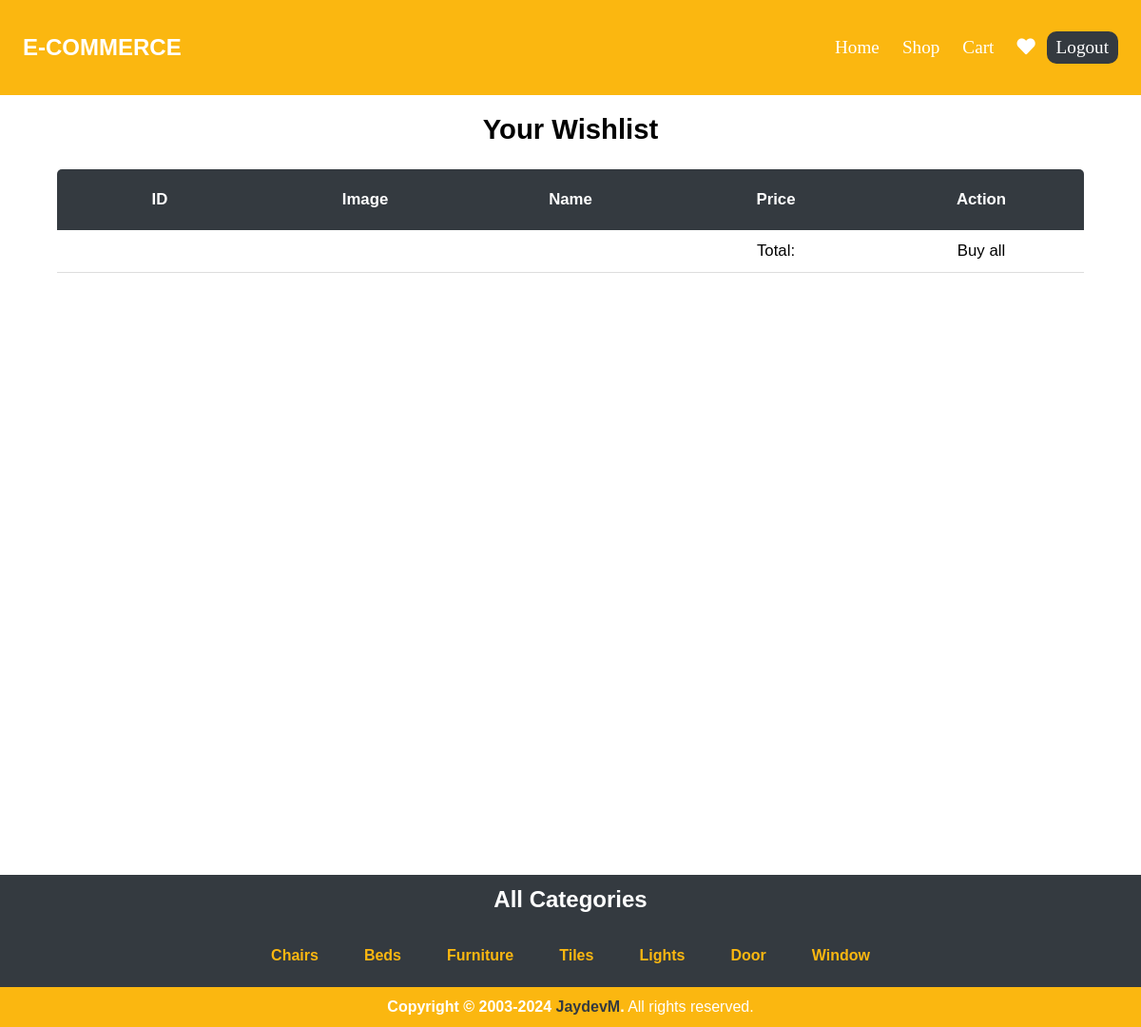
The page /ecom/wishlist.php (signed in) on the database its author committed.
### tables this page shows
CREATE TABLE `category` (
  `id` int(11) NOT NULL,
  `name` varchar(255) NOT NULL
);

### ecom/wishlist.php (the view, shortened to what this page needs)
<?php
include 'config/dbconnection.php';
?>
<!DOCTYPE html>
<html lang="en">
<head>
    <link rel="stylesheet" href="include/css/main.css">
    <link rel="stylesheet" href="assets/plugins/fontawesome-free/css/all.min.css">
</head>
<body class="hold-transition sidebar-mini layout-fixed">
    <div class="wrapper" id="wrapper">
        <header>
            <nav>
                <a href="index.php">
                    <h1>E-COMMERCE</h1>
                </a>
                <div class="navlink">
                    <a href="index.php">
                        <h4>Home</h4>
                    </a>
                    <a href="shop.php">
                        <h4>Shop</h4>
                    </a>
                    <a href="addtocart.php">
                        <h4>Cart</h4>
                    </a>
                    <a href="wishlist.php">
                        <h4><?php
                            if (isset($_SESSION['user'])) {
                                echo"<i class='fas fa-heart'></i>";
                            }?></h4>
                    </a>
                    <a href="logout.php" id="log">
                        <h4><?php
                            if (isset($_SESSION['user'])) {
                                echo "Logout";
                            } else {
                                echo "<script>document.write('Login');</script>";
                            }
                            ?>
                        </h4>
                    </a>
                </div>
            </nav>
        </header>
        <main>
            <div class="content">
                <section class="table-container">
                    <div class="table-content">
                        <div class="db-title">
                            <h3>Your Wishlist</h3>
                        </div>
                        <table class="table">
                            <thead>
                                <tr>
                                    <th>ID</th>
                                    <th>Image</th>
                                    <th>Name</th>
                                    <th>Price</th>
                                    <th>Action</th>
                                </tr>
                            </thead>
                            <tbody>
                                <tr>
                                    <td></td>
                                    <td></td>
                                    <td></td>
                                    <td>Total:
                                    </td>
                                    <td>Buy all</td>
                                </tr>
                            </tbody>
                        </table>
                    </div>
                </section>
            </div>
            <div class="category">
                <div class="cobx">
                    <h2 align=center style="padding: 1% 0;color: white;">All Categories</h2>
                    <div id="items">
                        <?php
                        $category = "SELECT * FROM category";
                        $exec = mysqli_query($conn, $category);
                        while ($row = mysqli_fetch_assoc($exec)) {
                        ?>
                            <h4><a href="./shop.php?id=<?php echo $row['id']; ?>"><?php echo $row['name']; ?></a></h4>
                        <?php
                        }
                        ?>
                    </div>
                </div>
        </main>
        <footer>
            <strong>Copyright &copy; 2003-2024 <a href="./index.php">JaydevM</a>.</strong>
            All rights reserved.
        </footer>
    </div>
</body>
</html>

### ecom/include/css/main.css (style rules this page uses)
* { margin: 0; padding: 0; box-sizing: border-box; font-family: Verdana, Geneva, Tahoma, sans-serif; }
header nav a, footer a { text-decoration: none; color: white; }
header { position: relative; }
nav { padding: 2vw; height: 100px; width: 100%; display: flex; align-items: center; justify-content: space-between; flex-wrap: wrap; background-color: #fbb710; }
.navlink { display: flex; flex-wrap: wrap; align-items: center; justify-content: space-between; }
#log h4 { background-color: #343a40; border-radius: 10px; padding: 6px 10px; }
.navlink a h4 { padding: 0 1vw; font-size: 1.2em; font-weight: lighter; font-family: cursive; transition: all ease 1s; }
.content { width: 100%; min-height: 100vh; display: flex; justify-content: space-between; }
.table-container { margin-top: 20px; box-sizing: border-box; min-height: 100vh; width: 100vw; }
.table-content { height: 98vh; width: 90vw; margin: auto; }
.db-title { font-size: 25px; font-weight: 500; text-align: center; }
.table { border-collapse: collapse; margin: 25px 0; font-size: 0.7em; max-width: 100vw; width: 100%; border-radius: 5px 5px 0 0; overflow: hidden; table-layout:fixed; }
.table thead tr { position: static; background-color: #343a40; color: #fff; text-align: left; font-weight: 500; font-size: 12px; line-height: 40px; font-size: 1.5em; }
.table th, .table td { padding: 12px 10px; text-align: center; }
.table td { font-size: 1.5em; }
.table tbody tr { border-bottom: 1px solid #dddddd; }
footer { width: 100%; color: white; text-align: center; background-color: #fbb710; padding: 1vw; }
footer a { color: #343a40; }

### ecom/wishlist.php (style rules this page uses)
.category { width: 100%; margin: auto; background-color: #343a40; }
#items { display: flex; flex-wrap: wrap; padding: 2vw; align-items: center; justify-content: center; }
#items h4 { padding: 0 2vw; }
#items h4 a { padding: 2vw 0; text-decoration: none; color: #fbb710; transition: all 0.6s ease-in-out; }

### rows shown on the page
category: name "Chairs"
category: name "Beds"
category: name "Furniture"
category: name "Tiles"
category: name "Lights"
category: name "Door"
category: name "Window"
